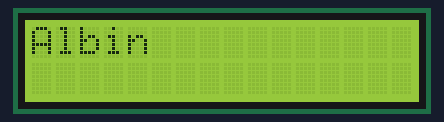
The sketch below on a simulated Arduino Uno, built with avr-gcc and run on an emulated ATmega328P. Shown: 16×2 character LCD.

Above: at 0.1 s.
At 1.7 s:
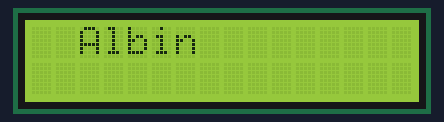
At 3.4 s:
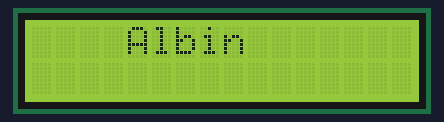
At 7.4 s:
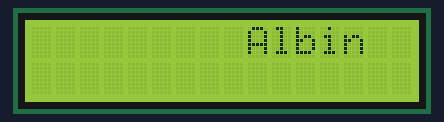
At 10.6 s:
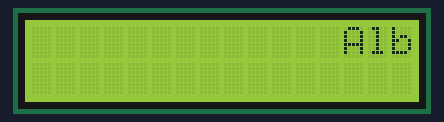
At 14.7 s:
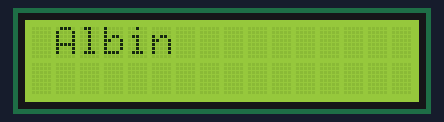

Measured:
- by itself, everything shown: repeats every 13.7 s, in 17 steps
- what the display in image 1 shows lasts 0.8 s, from 1.7 s to 2.5 s

The sketch:

LCD_I2C_ScrollText.ino
```cpp
//𝓕𝓸𝓻 𝓜𝓸𝓻𝓮 𝓘𝓷𝓯𝓸 𝓥𝓲𝓼𝓲𝓽: 𝓱𝓽𝓽𝓹𝓼://𝓪𝓵𝓫𝓽𝓻𝓸𝓷𝓲𝓬𝓼.𝔀𝓸𝓻𝓭𝓹𝓻𝓮𝓼𝓼.𝓬𝓸𝓶/
#include <Wire.h>
#include <LiquidCrystal_I2C.h>
int i;
// Set the LCD address to 0x27 for a 16 chars and 2 line display
LiquidCrystal_I2C lcd(0x27, 16, 2);

void setup()
{
  // initialize the LCD
  lcd.begin();

  // Turn on the blacklight and print a message.
  lcd.backlight();

}

void loop()
{
  for (i = 0; i <= 16; i++) {
    lcd.setCursor(i, 0);
    lcd.print("Albin");
    delay(800);
    lcd.clear();
  }
  // Do nothing here...
}
```
